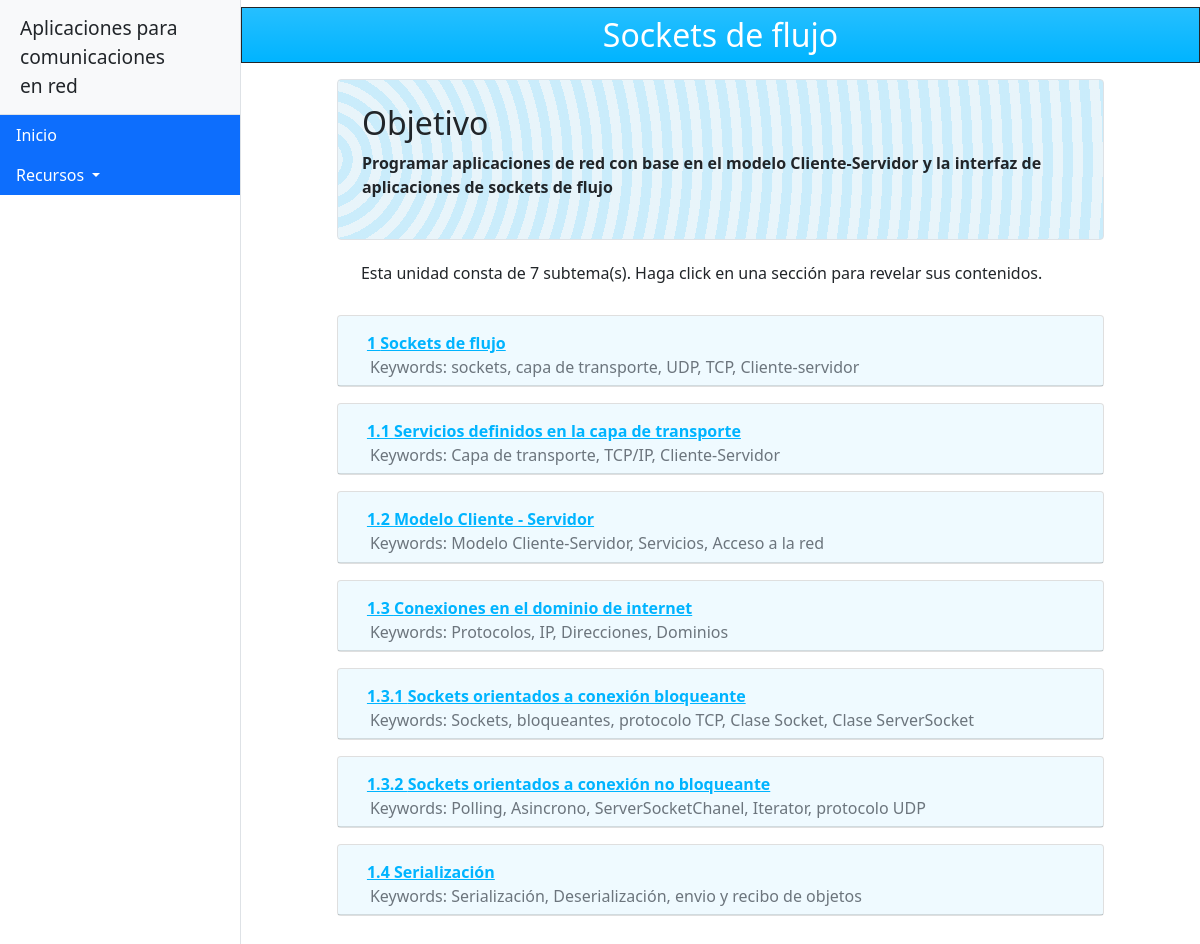
The app's page /1/, older data.
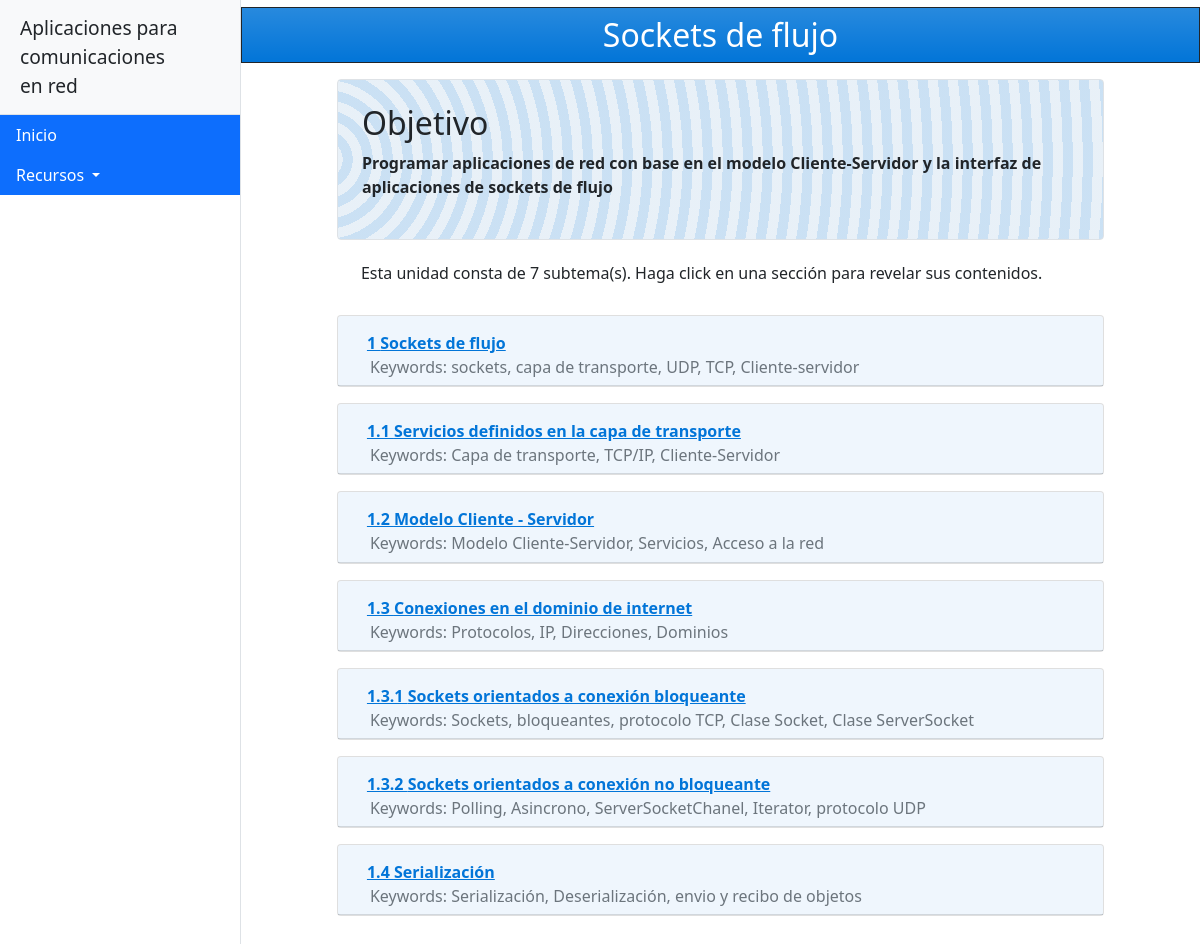
The same page, newer data.
### gestion/models.py (models this page shows, shortened)
class BaseUnit(models.Model):
    class Meta:
        abstract = True
    name = models.CharField(
        max_length=50, help_text="Nombre de la unidad.", verbose_name="Nombre de la unidad"
    )
    order = models.PositiveIntegerField(
        unique=True, help_text="Índice de la unidad (usado para ordenar cada unidad).", verbose_name="Índice"
    )

class SubUnit(BaseUnit):
    class Meta:
        ordering = ("order",)
    parent = models.ForeignKey(
        Unit,
        on_delete=models.CASCADE,
        related_name="SubUnit",
        help_text="Sección padre de esta subunidad.",
        verbose_name="Sección padre",
    )
    contents = HTMLField(help_text="Contenidos de esta subunidad.")
    keywords = models.TextField(
        max_length=1000, help_text="Palabras clave (opcionales).", blank=True, null=True
    )
    order_as_str = models.CharField(
        max_length=10,
        unique=True,
        help_text="Índice a mostrar en el sitio (Ej: 1.2.3).",
        verbose_name="Índice (temario)",
    )

### gestion/views.py (the view)
# urls.py: path("<int:order>/", views.unit, name="unit"),
def unit(request, order: int):
    if this_unit := Unit.objects.filter(order=order).first():
        return render(
            request,
            "unit.html",
            context={
                "this_unit": this_unit,
                "units": Unit.objects.all(),
                "subunits": SubUnit.objects.filter(parent=this_unit),
            },
        )
    raise Http404()

### gestion/templates/unit.html (shortened to what this page needs)
{% extends 'base.html' %}
{% block content %}
	<div style="padding-top: 7px;">
        <div class="text-white text-center mx-auto p-2 bg-gradient border border-dark" style="background-color: {{ this_unit.header_color }};">
			<h2 style="margin-bottom: 0"> {{this_unit.name}}</h2>
        </div>
        <div class="col col-md-10 p-3 mx-auto">
            <div class="bg-light p-4 rounded border border_acccent soft_accent">
                <h2 id="objetivo">Objetivo</h2>
                <p class="font-weight-bold">
                	{{ this_unit.goal }}
                </p>
            </div>
            <div class="p-4">
                <h6>Esta unidad consta de {{ subunits | length}} subtema(s). Haga click en una sección para revelar sus contenidos.</h6>
            </div>
            <div>
                {% for item in subunits %}
                    <div class="card mb-3">
                        <div class="card-header softer_accent" id="heading_{{item.order}}">
                                <button class="btn btn-link font-weight-bold" data-toggle="collapse" data-target="#collapse_{{item.order}}"
                                    aria-expanded="true" aria-controls="collapse_{{item.order}}">
                                    {{item.order_as_str}} {{item.name}}
                                </button>
                                {% if item.keywords %}
                                    <h6 class="card-subtitle ml-3 text-muted">Keywords: {{ item.keywords }}</h6>
                                {% endif %}
                        </div>
                    </div>
                {% endfor %}
            </div>
        </div>
    </div>
{% endblock %}

Row changes from the older to the newer data that the page shows:
changed Unit "Sockets de flujo": header_color "#00B4FF" → "#0275D8" (drawn)
